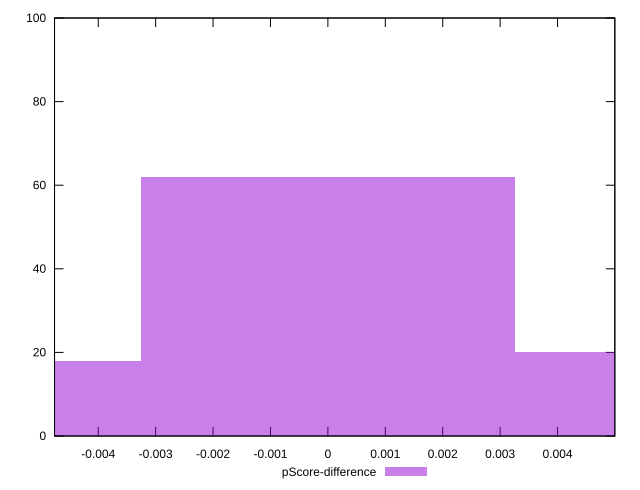

gnuplot code for this plot:
reset

$pScoreDifference <<EOF
-0.006501598218923753 18
0 62
0.006501598218923753 20
EOF

set key outside below
set boxwidth 0.006501598218923753
set xrange [-0.004761099828218596:0.004997548761539683]
set yrange [0:100]
set trange [0:100]
set style fill transparent solid 0.5 noborder
set terminal svg size 640, 490 enhanced background rgb 'white'
set output "reports/report_00027_2021-02-24T12-40-31.850Z/first-cpu-idle/samples/agenda/pScore-difference/histogram.svg"

plot $pScoreDifference title "pScore-difference" with boxes

reset
